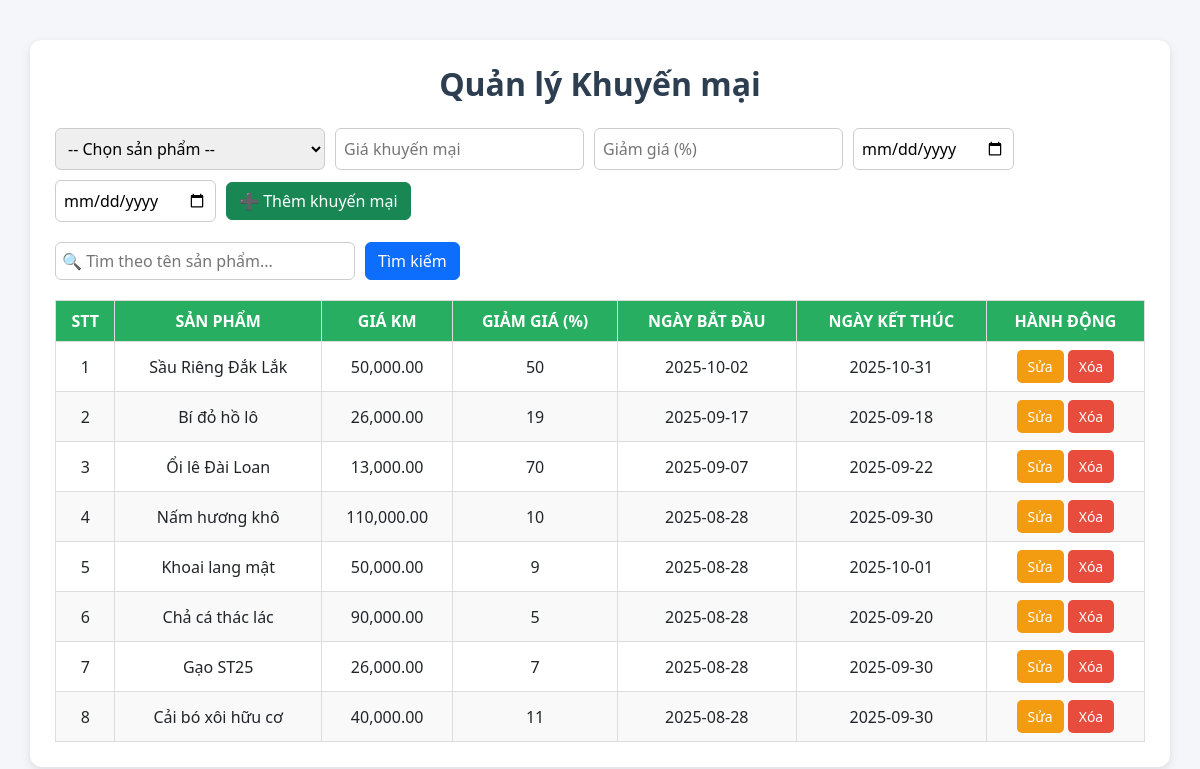
The page /admin/quanly_km/khuyenmai.php on the database its author committed.
### tables this page shows
CREATE TABLE `khuyenmai` (
  `id` int(11) NOT NULL,
  `sanpham_id` int(11) NOT NULL,
  `giakhuyenmai` decimal(15,2) DEFAULT NULL,
  `giamgia` int(11) DEFAULT NULL,
  `ngay_bat_dau` date DEFAULT NULL,
  `ngay_ket_thuc` date DEFAULT NULL
);

CREATE TABLE `sanpham` (
  `id` int(11) NOT NULL,
  `tensp` varchar(255) NOT NULL,
  `gia` decimal(15,0) NOT NULL,
  `giakhuyenmai` decimal(15,2) DEFAULT NULL,
  `giamgia` int(11) DEFAULT NULL,
  `hinhanh` varchar(255) NOT NULL,
  `mota` text DEFAULT NULL,
  `soluong` int(11) DEFAULT 0,
  `id_loai` int(11) DEFAULT NULL,
  `id_thuonghieu` int(11) DEFAULT NULL,
  `likes` int(11) DEFAULT 0,
  `ngaythem` datetime NOT NULL DEFAULT current_timestamp(),
  `trangthai` enum('an','hien') NOT NULL DEFAULT 'hien'
);

### admin/quanly_km/khuyenmai.php (the view, shortened to what this page needs)
<?php
$conn = new mysqli("localhost", "root", "", "banhangonline");
$conn->set_charset("utf8");
$search = isset($_GET['search']) ? trim($_GET['search']) : '';
$where = "";
$sql = "SELECT khuyenmai.*, sanpham.tensp
        FROM khuyenmai
        LEFT JOIN sanpham ON khuyenmai.sanpham_id = sanpham.id
        $where
        ORDER BY khuyenmai.id DESC";
$result = $conn->query($sql);
?>
<!DOCTYPE html>
<html lang="vi">
<head>
<link href="https://cdn.jsdelivr.net/npm/bootstrap@5.3.0/dist/css/bootstrap.min.css" rel="stylesheet">
</head>
<body>
<div class="container">
<h2>Quản lý Khuyến mại</h2>
<form method="post">
    <select name="sanpham_id" id="sanpham_id" required>
        <option value="">-- Chọn sản phẩm --</option>
    </select>
    <input type="number" step="0.01" name="giakhuyenmai" id="giakhuyenmai" placeholder="Giá khuyến mại">
    <input type="number" name="giamgia" id="giamgia" placeholder="Giảm giá (%)">
    <input type="date" name="ngay_bat_dau" id="ngay_bat_dau" placeholder="Ngày bắt đầu">
    <input type="date" name="ngay_ket_thuc" id="ngay_ket_thuc" placeholder="Ngày kết thúc">
    <button type="submit" name="add" id="submitBtn" class="btn btn-success">➕ Thêm khuyến mại</button>
</form>
<div class="search-box">
    <form method="get" action="">
        <input type="text" name="search" placeholder="🔍 Tìm theo tên sản phẩm..." value="<?= htmlspecialchars($search,ENT_QUOTES) ?>">
        <button type="submit" class="btn btn-primary">Tìm kiếm</button>
    </form>
</div>
<table>
<thead>
<tr>
    <th>STT</th>
    <th>Sản phẩm</th>
    <th>Giá KM</th>
    <th>Giảm giá (%)</th>
    <th>Ngày bắt đầu</th>
    <th>Ngày kết thúc</th>
    <th>Hành động</th>
</tr>
</thead>
<tbody>
<?php
if($result->num_rows > 0){
    $stt = 1;
    while($row = $result->fetch_assoc()){
        echo "<tr>
            <td>".$stt++."</td>
            <td>".htmlspecialchars($row['tensp'])."</td>
            <td>".($row['giakhuyenmai']!==NULL ? number_format($row['giakhuyenmai'],2) : "")."</td>
            <td>".($row['giamgia']!==NULL ? $row['giamgia'] : "")."</td>
            <td>".$row['ngay_bat_dau']."</td>
            <td>".$row['ngay_ket_thuc']."</td>
            <td>
                <a href='#' class='btn btn-edit btn-sm' onclick=\"editRow(
                    '".$row['id']."',
                    '".$row['sanpham_id']."',
                    '".$row['giakhuyenmai']."',
                    '".$row['giamgia']."',
                    '".$row['ngay_bat_dau']."',
                    '".$row['ngay_ket_thuc']."'
                )\">Sửa</a>
                <a href='index.php?admin=khuyenmai&delete=".$row['id']."' class='btn btn-delete btn-sm' onclick=\"return confirm('Xóa khuyến mại này?')\">Xóa</a>
            </td>
        </tr>";
    }
} else {
    echo "<tr><td colspan='7'>Không tìm thấy khuyến mại nào</td></tr>";
}
?>
</tbody>
</table>
</div>
</body>
</html>

### admin/quanly_km/khuyenmai.php (style rules this page uses)
body { background: #f4f6f9; font-family: 'Segoe UI', Tahoma, Geneva, Verdana, sans-serif; }
.container { margin: 40px auto; background: #fff; padding: 25px; border-radius: 12px; box-shadow: 0 3px 10px rgba(0,0,0,0.1); }
h2 { text-align: center; margin-bottom: 25px; color: #2c3e50; font-weight: 700; }
form { margin-bottom: 20px; display: flex; flex-wrap: wrap; gap: 10px; align-items: center; }
form select, form input { padding: 8px; border-radius: 6px; border: 1px solid #ccc; }
form button { padding: 8px 15px; border: none; border-radius: 6px; cursor: pointer; color:#fff; transition: 0.3s; }
.search-box { text-align:center; margin:20px 0; }
.search-box input { width:300px; padding:6px; border-radius:6px; border:1px solid #ccc; }
table { width: 100%; border-collapse: collapse; }
table th, table td { border: 1px solid #ddd; padding: 8px; text-align: center; vertical-align: middle; }
table th { background: #27ae60; color: #fff; text-transform: uppercase; }
table tr:nth-child(even) { background: #f9f9f9; }
a.btn { text-decoration: none; color: #fff; padding: 5px 10px; border-radius: 5px; }
a.btn-edit { background: #f39c12; }
a.btn-delete { background: #e74c3c; }

### rows shown on the page
khuyenmai: sanpham.tensp "Sầu Riêng Đắk Lắk", giakhuyenmai "50,000.00", giamgia "50", ngay_bat_dau "2025-10-02", ngay_ket_thuc "2025-10-31"
khuyenmai: sanpham.tensp "Bí đỏ hồ lô", giakhuyenmai "26,000.00", giamgia "19", ngay_bat_dau "2025-09-17", ngay_ket_thuc "2025-09-18"
khuyenmai: sanpham.tensp "Ổi lê Đài Loan", giakhuyenmai "13,000.00", giamgia "70", ngay_bat_dau "2025-09-07", ngay_ket_thuc "2025-09-22"
khuyenmai: sanpham.tensp "Nấm hương khô", giakhuyenmai "110,000.00", giamgia "10", ngay_bat_dau "2025-08-28", ngay_ket_thuc "2025-09-30"
khuyenmai: sanpham.tensp "Khoai lang mật", giakhuyenmai "50,000.00", giamgia "9", ngay_bat_dau "2025-08-28", ngay_ket_thuc "2025-10-01"
khuyenmai: sanpham.tensp "Chả cá thác lác", giakhuyenmai "90,000.00", giamgia "5", ngay_bat_dau "2025-08-28", ngay_ket_thuc "2025-09-20"
khuyenmai: sanpham.tensp "Gạo ST25", giakhuyenmai "26,000.00", giamgia "7", ngay_bat_dau "2025-08-28", ngay_ket_thuc "2025-09-30"
khuyenmai: sanpham.tensp "Cải bó xôi hữu cơ", giakhuyenmai "40,000.00", giamgia "11", ngay_bat_dau "2025-08-28", ngay_ket_thuc "2025-09-30"
